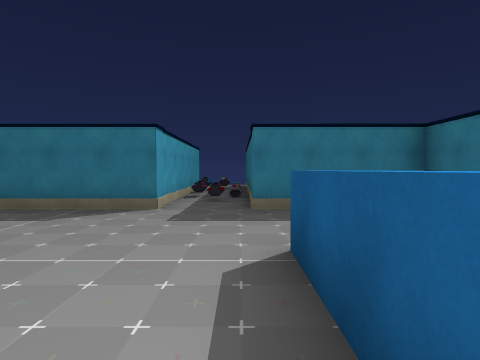
View 1 (above)

18 first-person views from a walk through a Unity game level. The camera is 1.5 m above the floor, tilts 2° down and sees 80° across. Doors are open. The floor is counted in squares, 2 m on a side. Each view is taken from the middle of a square. On the plan, view 1 faces up. The plan holds only what a view shows up to about 10 squares ahead; the rest is blank. The place goes on beyond the plan.

View 2
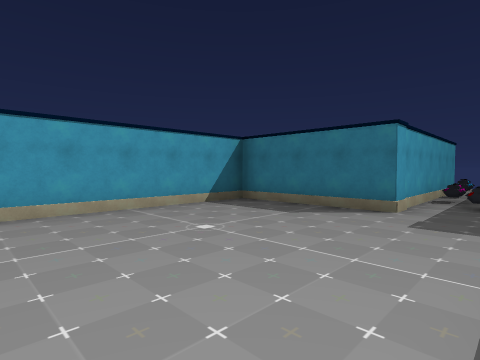

View 3
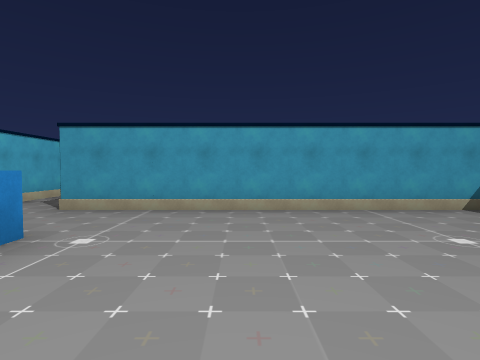

View 4
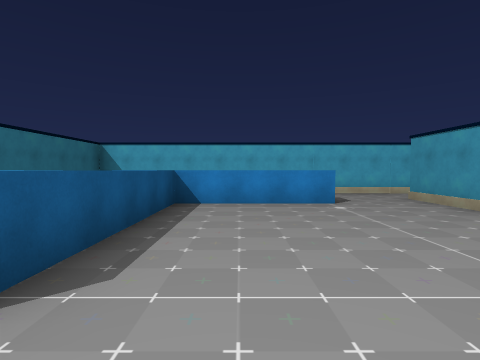

View 5
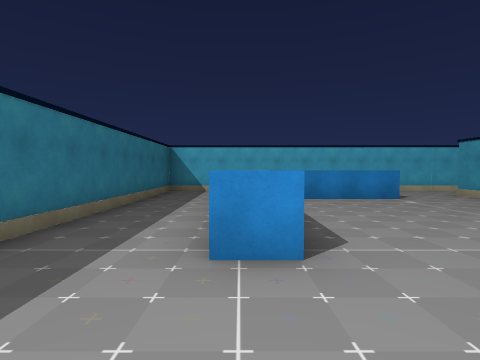

View 6
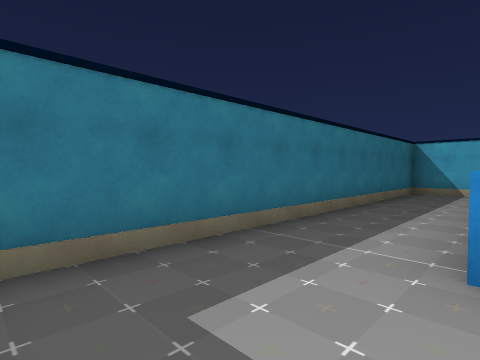

View 7
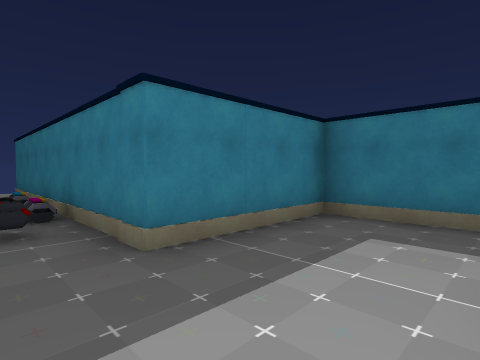

View 8
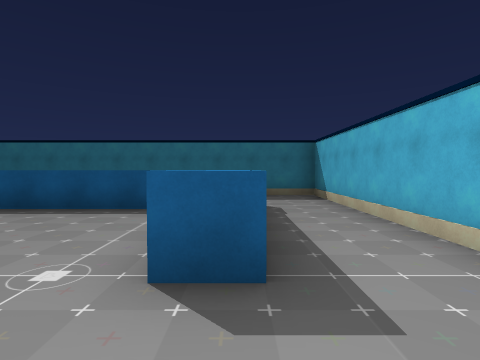

View 9
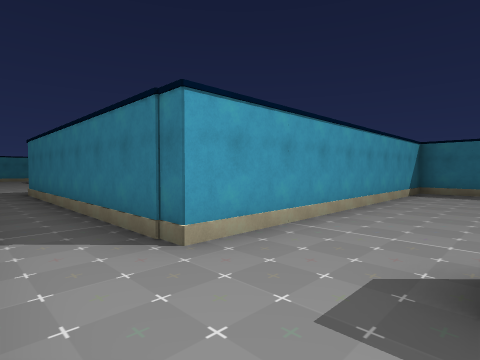

View 10
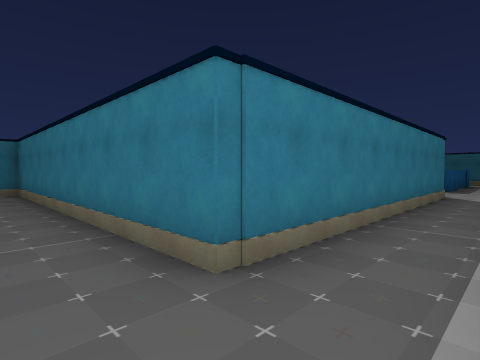

View 11
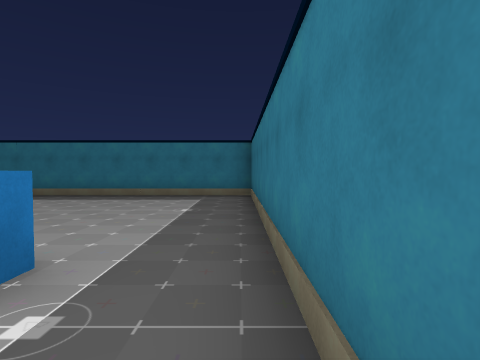

View 12
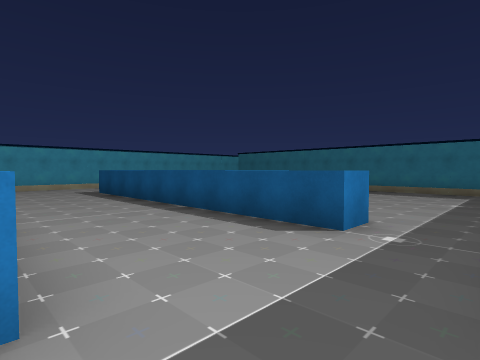

View 13
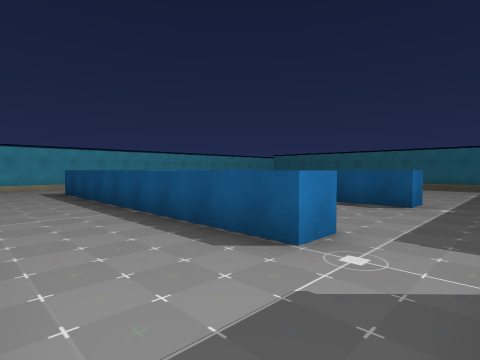

View 14
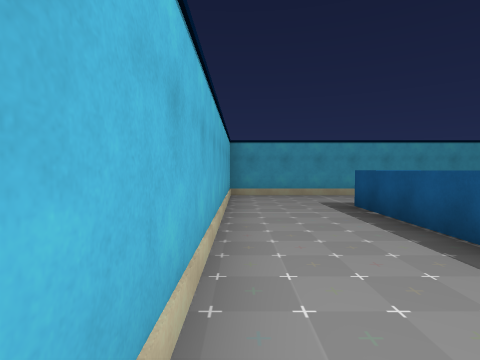

View 15
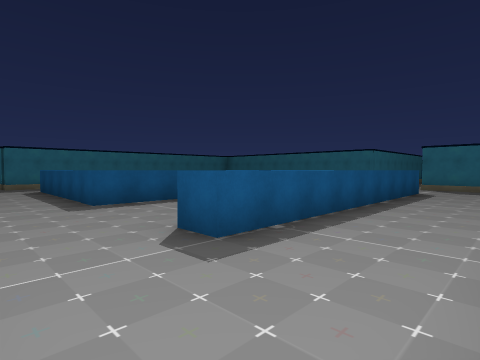

View 16
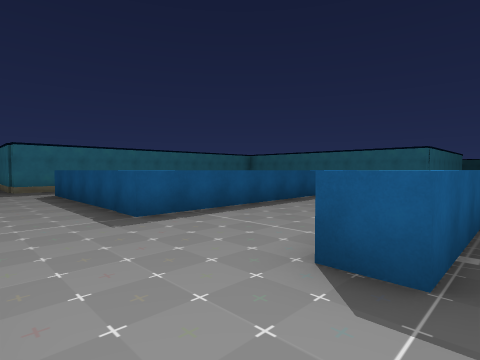

View 17
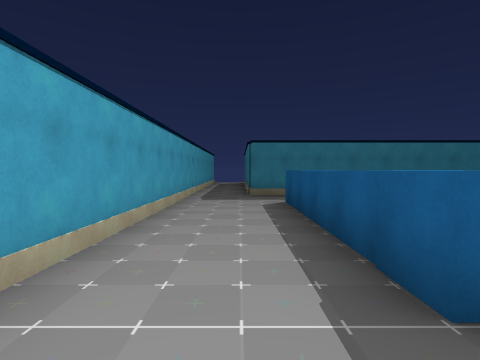

View 18
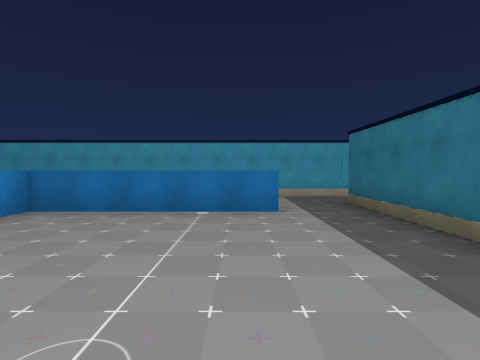

### Floor plan
Key: @ floor where view 1 was taken; # wall or solid block; . floor; D open door; = window, fence, low wall or low ledge; ^ raised ledge; O other object.
Columns run from 27 left of view 1 to 4 right of it. Each row starts with its distance up from view 1.
 13                             #
 12                             #
 11                          #  #
 10                          #O#
  9                          #=#
  8                          #OO
  7 #..#                     #O##
  6 #DD############      #####DD####
  5 #.............#      #.........#
  4 #.............#      #.........#
  3 #..^..........#      #.........#
  2 #..^..........#      #......^..#
  1 #..^....  ....#      #......^..#
  0 #..^...    ...#      #.....@^..#
 -1 #..^^^^^^^^^..#      #......^..#
 -2 #.............#      #......^..#
 -3 #.............########..^^^^ ..#
 -4 #.............D......D.........#
 -5 #..^^^^^^^^^..D... ..D.........#
 -6 #.............#    #############
 -7 #.............#
 -8 #.............
 -9 ##########

Positions as (right, up) in squares from view 1, and headings:
1: (0, 0), facing up
2: (0, 0), facing up-left
3: (0, 0), facing left
4: (-1, 4), facing down
5: (1, 5), facing down
6: (1, 5), facing down-right
7: (-1, 3), facing up-right
8: (-5, -3), facing right
9: (-3, -5), facing up-left
10: (-15, -5), facing up-right
11: (-14, -3), facing up
12: (-14, -5), facing up-left
13: (-14, -8), facing up-left
14: (-18, -8), facing left
15: (-26, -8), facing up-right
16: (-26, -6), facing up-right
17: (-25, -3), facing up
18: (-18, 3), facing left
